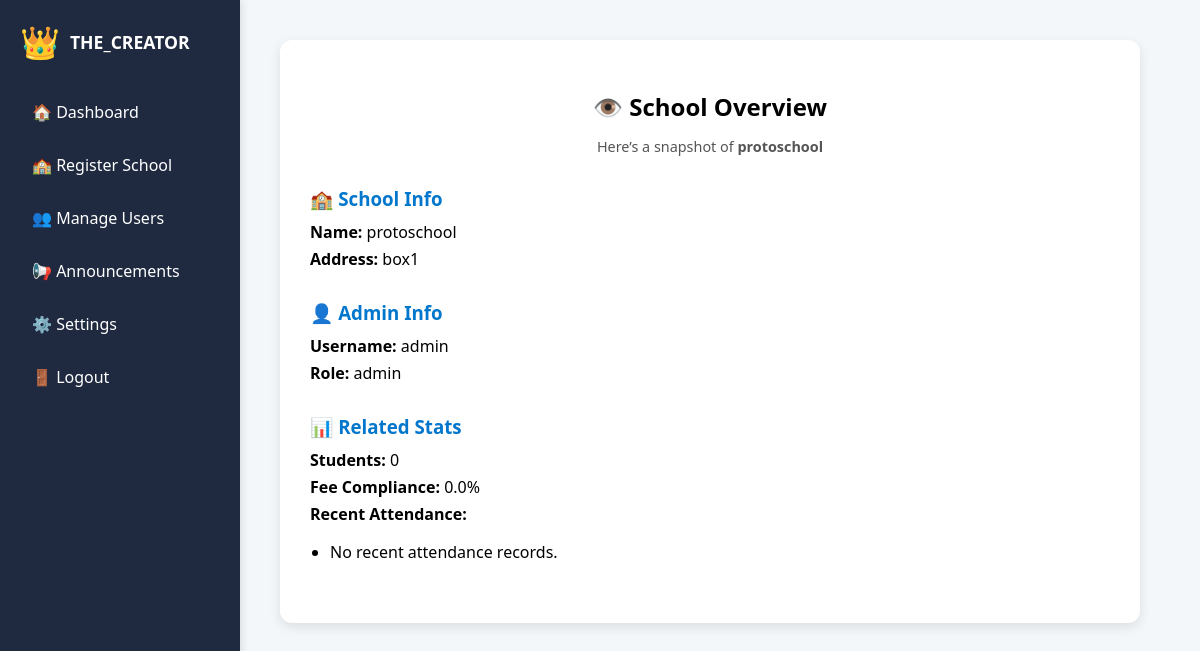
Screenshot of /school/2/ (signed in) with the database file from the repository.
### theschool/models.py (models this page shows, shortened)
class User(AbstractUser):
    ROLE_CHOICES = (
        ('admin', 'Admin'),
        ('teacher', 'Teacher'),
        ('parent', 'Parent'),
        ('platform_admin', 'Platform Admin'),
    )
    role = models.CharField(max_length=20, choices=ROLE_CHOICES)
    school = models.ForeignKey(School, on_delete=models.CASCADE, null=True, blank=True)
    phone_number = models.CharField(max_length=20, blank=True)
    is_platform_admin = models.BooleanField(default=False)

class School(models.Model):
    name = models.CharField(max_length=255)
    address = models.TextField()
    created_at = models.DateTimeField(auto_now_add=True)

### theschool/views.py (the view)
# urls.py: path('school/<int:school_id>/', views.view_school, name='view_school'),
@login_required
def view_school(request, school_id):
    school = get_object_or_404(School, id=school_id)
    admin = school.user_set.filter(role='admin').first()
    students = Student.objects.filter(school=school)
    student_count = students.count()
    paid = FeeRecord.objects.filter(student__in=students).aggregate(total=Sum('amount_paid'))['total'] or 0
    due = FeeRecord.objects.filter(student__in=students).aggregate(total=Sum('amount_due'))['total'] or 1
    fee_compliance = round((paid / due) * 100, 2)
    recent_attendance = Attendance.objects.filter(student__in=students).order_by('-date')[:5]
    return render(request, 'view_school.html', {
        'school': school,
        'admin': admin,
        'student_count': student_count,
        'fee_compliance': fee_compliance,
        'recent_attendance': recent_attendance
    })

### templates/view_school.html (shortened to what this page needs)
{% load static %}
<!DOCTYPE html>
<html lang="en">
<head>
  <link rel="stylesheet" href="{% static 'css/sidebar.css' %}">
  <link rel="stylesheet" href="{% static 'css/view_school.css' %}">
</head>
<body>
  {% include 'sidebar.html' %}
  <main class="main-content">
    <div class="school-details-container">
      <h2>👁️ School Overview</h2>
      <p class="subtitle">Here’s a snapshot of <strong>{{ school.name }}</strong></p>
      <section class="info-section">
        <h3>🏫 School Info</h3>
        <p><strong>Name:</strong> {{ school.name }}</p>
        <p><strong>Address:</strong> {{ school.address }}</p>
      </section>
      <section class="info-section">
        <h3>👤 Admin Info</h3>
        <p><strong>Username:</strong> {{ admin.username }}</p>
        <p><strong>Role:</strong> {{ admin.role }}</p>
      </section>
      <section class="info-section">
        <h3>📊 Related Stats</h3>
        <p><strong>Students:</strong> {{ student_count }}</p>
        <p><strong>Fee Compliance:</strong> {{ fee_compliance }}%</p>
        <p><strong>Recent Attendance:</strong></p>
        <ul>
          {% for record in recent_attendance %}
            <li>{{ record.student.name }} - {{ record.date }} - {{ record.status }}</li>
          {% empty %}
            <li>No recent attendance records.</li>
          {% endfor %}
        </ul>
      </section>
    </div>
  </main>
</body>
</html>

### templates/sidebar.html
{% load static %}
<link rel="stylesheet" href="{% static 'css/sidebar.css' %}">
<aside class="sidebar">
  <div class="profile">
    <div class="avatar">👑</div>
    <div class="info">
      <span class="username">{{ request.user.username }}</span>
    </div>
  </div>
  <nav>
    <ul class="nav-links">
      <li><a href="{% url 'platform_dashboard' %}">🏠 Dashboard</a></li>
      <li><a href="{% url 'register_school' %}">🏫 Register School</a></li>
      <li><a href="{% url 'manage_users' %}">👥 Manage Users</a></li>
      <li><a href="{% url 'announcements' %}">📢 Announcements</a></li>
      <li><a href="{% url 'settings' %}">⚙️ Settings</a></li>
      <li><a href="{% url 'logout' %}">🚪 Logout</a></li>
    </ul>
  </nav>
</aside>

### static/css/sidebar.css (style rules this page uses)
.sidebar { position: fixed; top: 0; left: 0; width: 240px; height: 100vh; background-color: #1f2a40; color: #fff; padding: 20px; box-shadow: 2px 0 8px rgba(0,0,0,0.1); display: flex; flex-direction: column; z-index: 1000; box-sizing: border-box; }
.profile { display: flex; align-items: center; margin-bottom: 30px; }
.avatar { font-size: 2em; margin-right: 10px; }
.info .username { font-weight: bold; font-size: 1.1em; }
.nav-links { list-style: none; padding: 0; margin: 0; }
.nav-links li { margin-bottom: 15px; }
.nav-links a { color: #fff; text-decoration: none; font-size: 1em; display: block; padding: 8px 12px; border-radius: 6px; transition: background-color 0.2s ease; }

### static/css/view_school.css (style rules this page uses)
html, body { margin: 0; padding: 0; height: 100%; font-family: 'Segoe UI', sans-serif; background: #f4f7fa; }
.main-content { margin-left: 240px; padding: 40px; min-height: 100vh; box-sizing: border-box; }
.school-details-container { max-width: 800px; background: white; padding: 30px; border-radius: 12px; box-shadow: 0 4px 12px rgba(0,0,0,0.1); animation: fadeIn 0.5s ease-in-out; }
h2 { text-align: center; margin-bottom: 10px; }
.subtitle { text-align: center; font-size: 0.9em; color: #555; margin-bottom: 30px; }
.info-section { margin-bottom: 30px; }
.info-section h3 { margin-bottom: 10px; color: #0077cc; }
.info-section p { margin: 5px 0; font-size: 1em; }
ul { padding-left: 20px; }

### rows the page displays
User: user.username "THE_CREATOR"
School: name "protoschool", address "box1"
User: username "admin", role "admin"

### other values shown
{{ student_count }} "0"
{{ fee_compliance }} "0.0"
